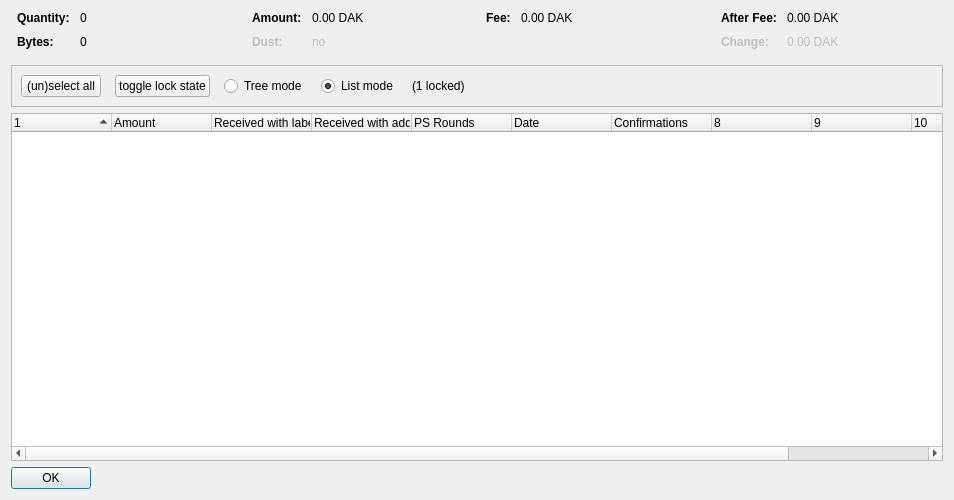
<?xml version="1.0" encoding="UTF-8"?>
<ui version="4.0">
 <class>CoinControlDialog</class>
 <widget class="QDialog" name="CoinControlDialog">
  <property name="geometry">
   <rect>
    <x>0</x>
    <y>0</y>
    <width>954</width>
    <height>500</height>
   </rect>
  </property>
  <property name="windowTitle">
   <string>Coin Selection</string>
  </property>
  <layout class="QVBoxLayout" name="verticalLayout">
   <item>
    <layout class="QHBoxLayout" name="horizontalLayoutTop" stretch="0,0,0,0">
     <property name="topMargin">
      <number>0</number>
     </property>
     <property name="bottomMargin">
      <number>10</number>
     </property>
     <item>
      <layout class="QFormLayout" name="formLayoutCoinControl1">
       <property name="horizontalSpacing">
        <number>10</number>
       </property>
       <property name="verticalSpacing">
        <number>10</number>
       </property>
       <property name="leftMargin">
        <number>6</number>
       </property>
       <property name="rightMargin">
        <number>6</number>
       </property>
       <item row="0" column="0">
        <widget class="QLabel" name="labelCoinControlQuantityText">
         <property name="font">
          <font>
           <weight>75</weight>
           <bold>true</bold>
          </font>
         </property>
         <property name="text">
          <string>Quantity:</string>
         </property>
        </widget>
       </item>
       <item row="0" column="1">
        <widget class="QLabel" name="labelCoinControlQuantity">
         <property name="cursor">
          <cursorShape>IBeamCursor</cursorShape>
         </property>
         <property name="contextMenuPolicy">
          <enum>Qt::ActionsContextMenu</enum>
         </property>
         <property name="text">
          <string notr="true">0</string>
         </property>
         <property name="textInteractionFlags">
          <set>Qt::LinksAccessibleByMouse|Qt::TextSelectableByKeyboard|Qt::TextSelectableByMouse</set>
         </property>
        </widget>
       </item>
       <item row="1" column="0">
        <widget class="QLabel" name="labelCoinControlBytesText">
         <property name="font">
          <font>
           <weight>75</weight>
           <bold>true</bold>
          </font>
         </property>
         <property name="text">
          <string>Bytes:</string>
         </property>
        </widget>
       </item>
       <item row="1" column="1">
        <widget class="QLabel" name="labelCoinControlBytes">
         <property name="cursor">
          <cursorShape>IBeamCursor</cursorShape>
         </property>
         <property name="contextMenuPolicy">
          <enum>Qt::ActionsContextMenu</enum>
         </property>
         <property name="text">
          <string notr="true">0</string>
         </property>
         <property name="textInteractionFlags">
          <set>Qt::LinksAccessibleByMouse|Qt::TextSelectableByKeyboard|Qt::TextSelectableByMouse</set>
         </property>
        </widget>
       </item>
      </layout>
     </item>
     <item>
      <layout class="QFormLayout" name="formLayoutCoinControl2">
       <property name="horizontalSpacing">
        <number>10</number>
       </property>
       <property name="verticalSpacing">
        <number>10</number>
       </property>
       <property name="leftMargin">
        <number>6</number>
       </property>
       <property name="rightMargin">
        <number>6</number>
       </property>
       <item row="0" column="0">
        <widget class="QLabel" name="labelCoinControlAmountText">
         <property name="font">
          <font>
           <weight>75</weight>
           <bold>true</bold>
          </font>
         </property>
         <property name="text">
          <string>Amount:</string>
         </property>
        </widget>
       </item>
       <item row="0" column="1">
        <widget class="QLabel" name="labelCoinControlAmount">
         <property name="cursor">
          <cursorShape>IBeamCursor</cursorShape>
         </property>
         <property name="contextMenuPolicy">
          <enum>Qt::ActionsContextMenu</enum>
         </property>
         <property name="text">
          <string notr="true">0.00 DAK</string>
         </property>
         <property name="textInteractionFlags">
          <set>Qt::LinksAccessibleByMouse|Qt::TextSelectableByKeyboard|Qt::TextSelectableByMouse</set>
         </property>
        </widget>
       </item>
       <item row="1" column="0">
        <widget class="QLabel" name="labelCoinControlLowOutputText">
         <property name="enabled">
          <bool>false</bool>
         </property>
         <property name="font">
          <font>
           <weight>75</weight>
           <bold>true</bold>
          </font>
         </property>
         <property name="text">
          <string>Dust:</string>
         </property>
        </widget>
       </item>
       <item row="1" column="1">
        <widget class="QLabel" name="labelCoinControlLowOutput">
         <property name="enabled">
          <bool>false</bool>
         </property>
         <property name="cursor">
          <cursorShape>IBeamCursor</cursorShape>
         </property>
         <property name="contextMenuPolicy">
          <enum>Qt::ActionsContextMenu</enum>
         </property>
         <property name="text">
          <string notr="true">no</string>
         </property>
         <property name="textInteractionFlags">
          <set>Qt::LinksAccessibleByMouse|Qt::TextSelectableByKeyboard|Qt::TextSelectableByMouse</set>
         </property>
        </widget>
       </item>
      </layout>
     </item>
     <item>
      <layout class="QFormLayout" name="formLayoutCoinControl3">
       <property name="horizontalSpacing">
        <number>10</number>
       </property>
       <property name="verticalSpacing">
        <number>10</number>
       </property>
       <property name="leftMargin">
        <number>6</number>
       </property>
       <property name="rightMargin">
        <number>6</number>
       </property>
       <item row="0" column="0">
        <widget class="QLabel" name="labelCoinControlFeeText">
         <property name="font">
          <font>
           <weight>75</weight>
           <bold>true</bold>
          </font>
         </property>
         <property name="text">
          <string>Fee:</string>
         </property>
        </widget>
       </item>
       <item row="0" column="1">
        <widget class="QLabel" name="labelCoinControlFee">
         <property name="cursor">
          <cursorShape>IBeamCursor</cursorShape>
         </property>
         <property name="contextMenuPolicy">
          <enum>Qt::ActionsContextMenu</enum>
         </property>
         <property name="text">
          <string notr="true">0.00 DAK</string>
         </property>
         <property name="textInteractionFlags">
          <set>Qt::LinksAccessibleByMouse|Qt::TextSelectableByKeyboard|Qt::TextSelectableByMouse</set>
         </property>
        </widget>
       </item>
      </layout>
     </item>
     <item>
      <layout class="QFormLayout" name="formLayoutCoinControl4">
       <property name="horizontalSpacing">
        <number>10</number>
       </property>
       <property name="verticalSpacing">
        <number>10</number>
       </property>
       <property name="leftMargin">
        <number>6</number>
       </property>
       <property name="rightMargin">
        <number>6</number>
       </property>
       <item row="0" column="0">
        <widget class="QLabel" name="labelCoinControlAfterFeeText">
         <property name="font">
          <font>
           <weight>75</weight>
           <bold>true</bold>
          </font>
         </property>
         <property name="text">
          <string>After Fee:</string>
         </property>
        </widget>
       </item>
       <item row="0" column="1">
        <widget class="QLabel" name="labelCoinControlAfterFee">
         <property name="cursor">
          <cursorShape>IBeamCursor</cursorShape>
         </property>
         <property name="contextMenuPolicy">
          <enum>Qt::ActionsContextMenu</enum>
         </property>
         <property name="text">
          <string notr="true">0.00 DAK</string>
         </property>
         <property name="textInteractionFlags">
          <set>Qt::LinksAccessibleByMouse|Qt::TextSelectableByKeyboard|Qt::TextSelectableByMouse</set>
         </property>
        </widget>
       </item>
       <item row="1" column="0">
        <widget class="QLabel" name="labelCoinControlChangeText">
         <property name="enabled">
          <bool>false</bool>
         </property>
         <property name="font">
          <font>
           <weight>75</weight>
           <bold>true</bold>
          </font>
         </property>
         <property name="text">
          <string>Change:</string>
         </property>
        </widget>
       </item>
       <item row="1" column="1">
        <widget class="QLabel" name="labelCoinControlChange">
         <property name="enabled">
          <bool>false</bool>
         </property>
         <property name="cursor">
          <cursorShape>IBeamCursor</cursorShape>
         </property>
         <property name="contextMenuPolicy">
          <enum>Qt::ActionsContextMenu</enum>
         </property>
         <property name="text">
          <string notr="true">0.00 DAK</string>
         </property>
         <property name="textInteractionFlags">
          <set>Qt::LinksAccessibleByMouse|Qt::TextSelectableByKeyboard|Qt::TextSelectableByMouse</set>
         </property>
        </widget>
       </item>
      </layout>
     </item>
    </layout>
   </item>
   <item>
    <widget class="QFrame" name="frame">
     <property name="minimumSize">
      <size>
       <width>0</width>
       <height>40</height>
      </size>
     </property>
     <property name="frameShape">
      <enum>QFrame::StyledPanel</enum>
     </property>
     <property name="frameShadow">
      <enum>QFrame::Sunken</enum>
     </property>
     <layout class="QHBoxLayout" name="horizontalLayout">
      <item>
       <layout class="QHBoxLayout" name="horizontalLayoutPanel" stretch="0,0,0,0,0,0">
        <property name="spacing">
         <number>14</number>
        </property>
        <item>
         <widget class="QPushButton" name="pushButtonSelectAll">
          <property name="sizePolicy">
           <sizepolicy hsizetype="Maximum" vsizetype="Fixed">
            <horstretch>0</horstretch>
            <verstretch>0</verstretch>
           </sizepolicy>
          </property>
          <property name="text">
           <string>(un)select all</string>
          </property>
          <property name="autoDefault">
           <bool>false</bool>
          </property>
         </widget>
        </item>
        <item>
         <widget class="QPushButton" name="pushButtonToggleLock">
          <property name="sizePolicy">
           <sizepolicy hsizetype="Maximum" vsizetype="Fixed">
            <horstretch>0</horstretch>
            <verstretch>0</verstretch>
           </sizepolicy>
          </property>
          <property name="text">
           <string>toggle lock state</string>
          </property>
          <property name="autoDefault">
           <bool>false</bool>
          </property>
         </widget>
        </item>
        <item>
         <widget class="QRadioButton" name="radioTreeMode">
          <property name="sizePolicy">
           <sizepolicy hsizetype="Maximum" vsizetype="Fixed">
            <horstretch>0</horstretch>
            <verstretch>0</verstretch>
           </sizepolicy>
          </property>
          <property name="text">
           <string>Tree mode</string>
          </property>
         </widget>
        </item>
        <item>
         <widget class="QRadioButton" name="radioListMode">
          <property name="sizePolicy">
           <sizepolicy hsizetype="Maximum" vsizetype="Fixed">
            <horstretch>0</horstretch>
            <verstretch>0</verstretch>
           </sizepolicy>
          </property>
          <property name="text">
           <string>List mode</string>
          </property>
          <property name="checked">
           <bool>true</bool>
          </property>
         </widget>
        </item>
        <item>
         <widget class="QLabel" name="labelLocked">
          <property name="text">
           <string>(1 locked)</string>
          </property>
         </widget>
        </item>
        <item>
         <spacer name="horizontalSpacer">
          <property name="orientation">
           <enum>Qt::Horizontal</enum>
          </property>
          <property name="sizeHint" stdset="0">
           <size>
            <width>40</width>
            <height>20</height>
           </size>
          </property>
         </spacer>
        </item>
       </layout>
      </item>
     </layout>
    </widget>
   </item>
   <item>
    <widget class="CoinControlTreeWidget" name="treeWidget">
     <property name="contextMenuPolicy">
      <enum>Qt::CustomContextMenu</enum>
     </property>
     <property name="sortingEnabled">
      <bool>false</bool>
     </property>
     <property name="columnCount">
      <number>11</number>
     </property>
     <attribute name="headerShowSortIndicator" stdset="0">
      <bool>true</bool>
     </attribute>
     <attribute name="headerStretchLastSection">
      <bool>false</bool>
     </attribute>
     <column>
      <property name="text">
       <string/>
      </property>
     </column>
     <column>
      <property name="text">
       <string>Amount</string>
      </property>
     </column>
     <column>
      <property name="text">
       <string>Received with label</string>
      </property>
     </column>
     <column>
      <property name="text">
       <string>Received with address</string>
      </property>
     </column>
     <column>
      <property name="text">
       <string>PS Rounds</string>
      </property>
     </column>
     <column>
      <property name="text">
       <string>Date</string>
      </property>
     </column>
     <column>
      <property name="text">
       <string>Confirmations</string>
      </property>
      <property name="toolTip">
       <string>Confirmed</string>
      </property>
     </column>
     <column>
      <property name="text">
       <string/>
      </property>
     </column>
     <column>
      <property name="text">
       <string/>
      </property>
     </column>
     <column>
      <property name="text">
       <string/>
      </property>
     </column>
     <column>
      <property name="text">
       <string/>
      </property>
     </column>
    </widget>
   </item>
   <item>
    <widget class="QDialogButtonBox" name="buttonBox">
     <property name="sizePolicy">
      <sizepolicy hsizetype="Maximum" vsizetype="Fixed">
       <horstretch>0</horstretch>
       <verstretch>0</verstretch>
      </sizepolicy>
     </property>
     <property name="orientation">
      <enum>Qt::Horizontal</enum>
     </property>
     <property name="standardButtons">
      <set>QDialogButtonBox::Ok</set>
     </property>
    </widget>
   </item>
  </layout>
 </widget>
 <customwidgets>
  <customwidget>
   <class>CoinControlTreeWidget</class>
   <extends>QTreeWidget</extends>
   <header>coincontroltreewidget.h</header>
  </customwidget>
 </customwidgets>
 <resources/>
 <connections/>
</ui>
